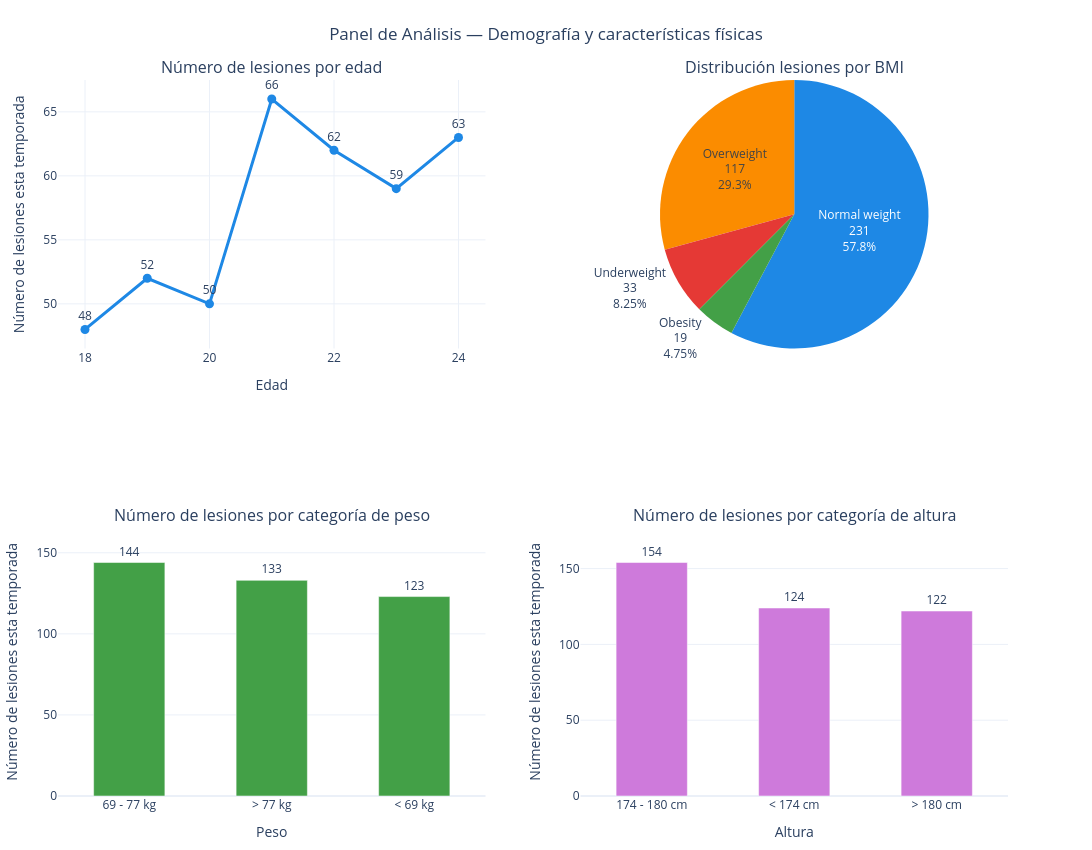

Notebook code cell kept with this figure:
### Markdown cell above
##### Pintamos gráficas en base a la demografía y caracteríasicas físicas

### Code cell
# Creamos el numero de subplots
fig = make_subplots(
    rows=2, cols=2,
    specs=[[{"type": "xy"}, {"type": "domain"}],
           [{"type": "xy"}, {"type": "xy"}]],
    subplot_titles=(
        "Número de lesiones por edad",
        "Distribución lesiones por BMI",
        "Número de lesiones por categoría de peso",
        "Número de lesiones por categoría de altura"
    )
)

# Gráfico Age
lesiones_age = (
    df_csv.groupby('Age', as_index=False)['Injury_Current_Season'].sum()
)

fig_age = px.line(
    lesiones_age,
    x='Age',
    y='Injury_Current_Season',
    markers=True,
    text='Injury_Current_Season'
)

for trace in fig_age.data:
    trace.update(
        line=dict(width=3, color='#1E88E5'),
        marker=dict(size=9),
        textposition='top center',
        hovertemplate='Edad: %{x}<br>Lesiones: %{y}<extra></extra>'
    )
    fig.add_trace(trace, row=1, col=1)

# Gráfico BMI
lesiones_bmi = (
    df_csv.groupby('Body_Mass_Index', as_index=False)['Injury_Current_Season'].sum()
)

fig_bmi = px.pie(
    lesiones_bmi,
    names='Body_Mass_Index',
    values='Injury_Current_Season',
    color='Body_Mass_Index',
    color_discrete_map={
        'Normal weight': '#1E88E5',
        'Obesity': '#43A047',
        'Overweight': '#FB8C00',
        'Underweight': '#E53935'
    }
)

for trace in fig_bmi.data:
    trace.update(
        textinfo='percent+label+value',
        hovertemplate='BMI: %{label}<br>Lesiones: %{value}<br>Porcentaje: %{percent}<extra></extra>'
    )
    fig.add_trace(trace, row=1, col=2)

# Gráfico Weight
lesiones_weight = (
    df_csv.groupby('Weight_category', as_index=False)['Injury_Current_Season'].sum().sort_values('Injury_Current_Season', ascending=False)
)

fig_weight = px.bar(
    lesiones_weight,
    x='Weight_category',
    y='Injury_Current_Season',
    text='Injury_Current_Season'
)

for trace in fig_weight.data:
    trace.update(
        marker_color='#43A047',
        width=0.5,
        textposition='outside',
        hovertemplate='Peso: %{x}<br>Lesiones: %{y}<extra></extra>'
    )
    fig.add_trace(trace, row=2, col=1)

fig.update_yaxes(range=[0, lesiones_weight['Injury_Current_Season'].max() * 1.15], row=2, col=1)

# Gráfico Height
lesiones_height = (
    df_csv.groupby('Height_category', as_index=False)['Injury_Current_Season'].sum().sort_values('Injury_Current_Season', ascending=False)
)

fig_height = px.bar(
    lesiones_height,
    x='Height_category',
    y='Injury_Current_Season',
    text='Injury_Current_Season'
)

for trace in fig_height.data:
    trace.update(
        marker_color='#CE7ADB',
        width=0.5,
        textposition='outside',
        hovertemplate='Altura: %{x}<br>Lesiones: %{y}<extra></extra>'
    )
    fig.add_trace(trace, row=2, col=2)

fig.update_yaxes(range=[0, lesiones_height['Injury_Current_Season'].max() * 1.15], row=2, col=2)

# Layout general
fig.update_layout(
    title={
        'text': 'Panel de Análisis — Demografía y características físicas',
        'x': 0.5,
        'xanchor': 'center'
    },
    template='plotly_white',
    height=850,
    width=1300,
    showlegend=False,
    margin=dict(t=80, l=50, r=50, b=50)
)

# Ejes
fig.update_xaxes(title_text='Edad', row=1, col=1)
fig.update_yaxes(title_text='Número de lesiones esta temporada', row=1, col=1)

fig.update_xaxes(title_text='Peso', row=2, col=1)
fig.update_yaxes(title_text='Número de lesiones esta temporada', row=2, col=1)

fig.update_xaxes(title_text='Altura', row=2, col=2)
fig.update_yaxes(title_text='Número de lesiones esta temporada', row=2, col=2)

fig.show()

### Figure 1 — Plotly figure (JSON) as saved in the notebook; plotly's stock layout.template omitted (floating-point values rounded to 4 significant figures)
{"data": [{"hovertemplate": "Edad: %{x}<br>Lesiones: %{y}<extra></extra>", "legendgroup": "", "line": {"color": "#1E88E5", "dash": "solid", "width": 3}, "marker": {"size": 9, "symbol": "circle"}, "mode": "lines+markers+text", "name": "", "orientation": "v", "showlegend": false, "text": [48.0, 52.0, 50.0, 66.0, 62.0, 59.0, 63.0], "textposition": "top center", "type": "scatter", "x": [18, 19, 20, 21, 22, 23, 24], "xaxis": "x", "y": [48, 52, 50, 66, 62, 59, 63], "yaxis": "y"}, {"customdata": [["Normal weight"], ["Obesity"], ["Overweight"], ["Underweight"]], "domain": {"x": [0.55, 1], "y": [0.625, 1]}, "hovertemplate": "BMI: %{label}<br>Lesiones: %{value}<br>Porcentaje: %{percent}<extra></extra>", "labels": ["Normal weight", "Obesity", "Overweight", "Underweight"], "legendgroup": "", "marker": {"colors": ["#1E88E5", "#43A047", "#FB8C00", "#E53935"]}, "name": "", "showlegend": true, "textinfo": "percent+label+value", "type": "pie", "values": [231, 19, 117, 33]}, {"hovertemplate": "Peso: %{x}<br>Lesiones: %{y}<extra></extra>", "legendgroup": "", "marker": {"color": "#43A047", "pattern": {"shape": ""}}, "name": "", "orientation": "v", "showlegend": false, "text": [144.0, 133.0, 123.0], "textposition": "outside", "type": "bar", "width": 0.5, "x": ["69 - 77 kg", "> 77 kg", "< 69 kg"], "xaxis": "x2", "y": [144, 133, 123], "yaxis": "y2"}, {"hovertemplate": "Altura: %{x}<br>Lesiones: %{y}<extra></extra>", "legendgroup": "", "marker": {"color": "#CE7ADB", "pattern": {"shape": ""}}, "name": "", "orientation": "v", "showlegend": false, "text": [154.0, 124.0, 122.0], "textposition": "outside", "type": "bar", "width": 0.5, "x": ["174 - 180 cm", "< 174 cm", "> 180 cm"], "xaxis": "x3", "y": [154, 124, 122], "yaxis": "y3"}], "layout": {"annotations": [{"font": {"size": 16}, "showarrow": false, "text": "Número de lesiones por edad", "x": 0.225, "xanchor": "center", "xref": "paper", "y": 1, "yanchor": "bottom", "yref": "paper"}, {"font": {"size": 16}, "showarrow": false, "text": "Distribución lesiones por BMI", "x": 0.775, "xanchor": "center", "xref": "paper", "y": 1, "yanchor": "bottom", "yref": "paper"}, {"font": {"size": 16}, "showarrow": false, "text": "Número de lesiones por categoría de peso", "x": 0.225, "xanchor": "center", "xref": "paper", "y": 0.375, "yanchor": "bottom", "yref": "paper"}, {"font": {"size": 16}, "showarrow": false, "text": "Número de lesiones por categoría de altura", "x": 0.775, "xanchor": "center", "xref": "paper", "y": 0.375, "yanchor": "bottom", "yref": "paper"}], "height": 850, "margin": {"b": 50, "l": 50, "r": 50, "t": 80}, "showlegend": false, "title": {"text": "Panel de Análisis — Demografía y características físicas", "x": 0.5, "xanchor": "center"}, "width": 1300, "xaxis": {"anchor": "y", "domain": [0, 0.45], "title": {"text": "Edad"}}, "xaxis2": {"anchor": "y2", "domain": [0, 0.45], "title": {"text": "Peso"}}, "xaxis3": {"anchor": "y3", "domain": [0.55, 1], "title": {"text": "Altura"}}, "yaxis": {"anchor": "x", "domain": [0.625, 1], "title": {"text": "Número de lesiones esta temporada"}}, "yaxis2": {"anchor": "x2", "domain": [0, 0.375], "range": [0, 165.6], "title": {"text": "Número de lesiones esta temporada"}}, "yaxis3": {"anchor": "x3", "domain": [0, 0.375], "range": [0, 177.1], "title": {"text": "Número de lesiones esta temporada"}}}}
